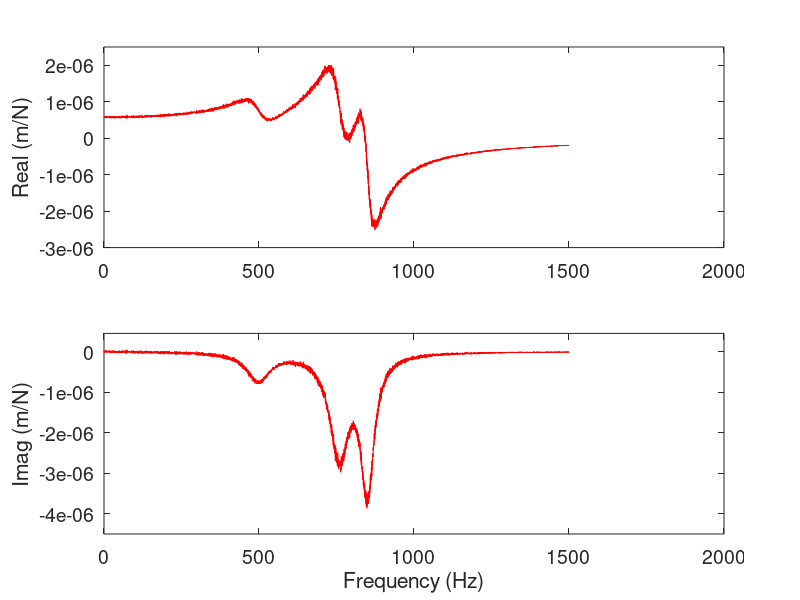
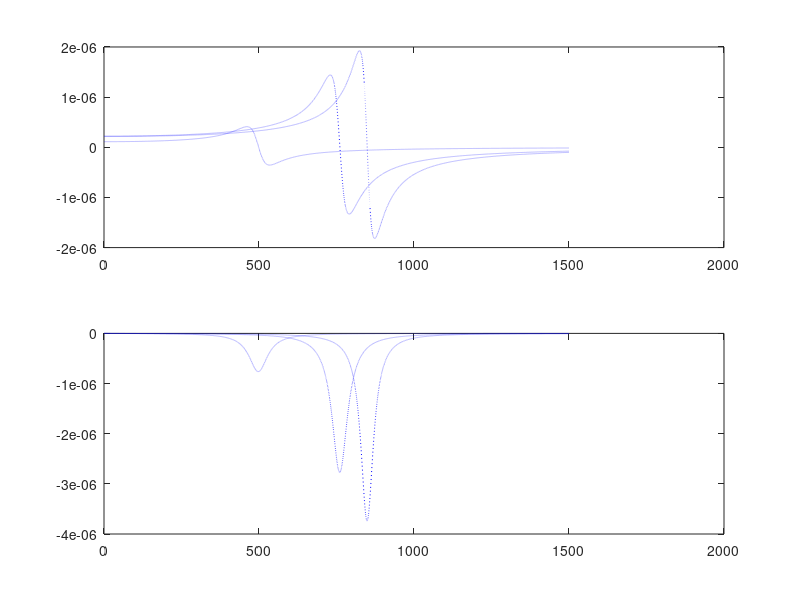
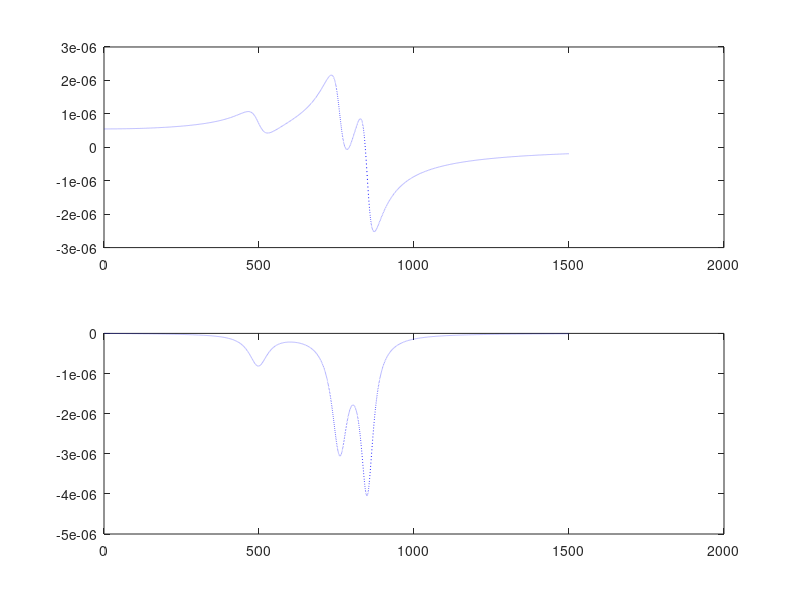

Write MATLAB code to recreate these figures, in order.
clc;
clear all;
close all;

%Define modal parameters for "measured" FRF
fn1 = 500;   % Hz
wn1 = fn1 *2*pi; % rad/s
zetaq1 = 0.09;
kq1 = 8e6;  % N/m

fn2 = 760;   %Hz
wn2 = fn2 *2*pi; % rad/s
zetaq2 = 0.05;
kq2 = 4e6;  % N/m

fn3 = 850;   %Hz
wn3 = fn3 *2*pi; % rad/s
zetaq3 = 0.03;
kq3 = 5e6;  % N/m

%Define measured FRF
w = (0:0.2:1500)'*2*pi; %frequency,rad/s
r1 = w/wn1;
r2 = w/wn2;
r3 = w/wn3;

Q1_R1 = (1/kq1)*((1-r1.^2) - 1i*(2*zetaq1*r1)) ./ ((1-r1.^2).^2 + (2*zetaq1*r1).^2); % 1i  =  i
Q2_R2 = (1/kq2)*((1-r2.^2) - 1i*(2*zetaq2*r2)) ./ ((1-r2.^2).^2 + (2*zetaq2*r2).^2); 
Q3_R3 = (1/kq3)*((1-r3.^2) - 1i*(2*zetaq3*r3)) ./ ((1-r3.^2).^2 + (2*zetaq3*r3).^2); 

FRF = Q1_R1 + Q2_R2 + Q3_R3;



%Add noise to simulate actual measurement
noise = 0.025*randn(length(FRF),1).*abs(FRF);
FRF = FRF + noise + 1i*noise;


figure(1)
subplot(211)
plot(w/2/pi, real(FRF), 'r')
ylim([-3e-6 2.5e-6])
set(gca,'FontSize', 14)
ylabel('Real (m/N)')
hold on
subplot(212)
plot(w/2/pi, imag(FRF), 'r')
ylim([-4.5e-6 4.5e-7])
set(gca,'FontSize', 14)
xlabel('Frequency (Hz)')
ylabel('Imag (m/N)')
hold on


% Perfrom fit
fn1 = 499;    % from Im plot 
wn1 = fn1 *2*pi;  
zetaq1 = (533 - 460)*2*pi/(2*wn1);  %from Re plot,  1 + zetaq1 = 533;  1 - zetaq1  = 460
kq1 = 1/(2*zetaq1*7.62e-7);         %from Im plot, when r1=1, Im = 7.62e-7  

fn2 = 761;
wn2 = fn2 *2*pi;
zetaq2 = (787 - 726)*2*pi/(2*wn2);
kq2 = 1/(2*zetaq2*2.77e-6);

fn3 = 849;
wn3 = fn3 *2*pi;
zetaq3 = (877 - 828)*2*pi/(2*wn3);
kq3 = 1/(2*zetaq3*3.74e-6);

r1 = w/wn1;
r2 = w/wn2;
r3 = w/wn3;

FRF1 = (1/kq1)*((1-r1.^2) - 1i*(2*zetaq1*r1)) ./ ((1-r1.^2).^2 + (2*zetaq1*r1).^2);
FRF2 = (1/kq2)*((1-r2.^2) - 1i*(2*zetaq2*r2)) ./ ((1-r2.^2).^2 + (2*zetaq2*r2).^2); 
FRF3 = (1/kq3)*((1-r3.^2) - 1i*(2*zetaq3*r3)) ./ ((1-r3.^2).^2 + (2*zetaq3*r3).^2); 

FRF = FRF1 + FRF2 + FRF3; % model fit

figure(2)
subplot(211)
plot(w/2/pi, real(FRF1), 'b:', w/2/pi, real(FRF2), 'b:', w/2/pi, real(FRF3), 'b:')
subplot(212)
plot(w/2/pi, imag(FRF1), 'b:', w/2/pi, imag(FRF2), 'b:', w/2/pi, imag(FRF3), 'b:')

figure(3)
subplot(211)
plot(w/2/pi, real(FRF), 'b:')
subplot(212)
plot(w/2/pi, imag(FRF), 'b:')


